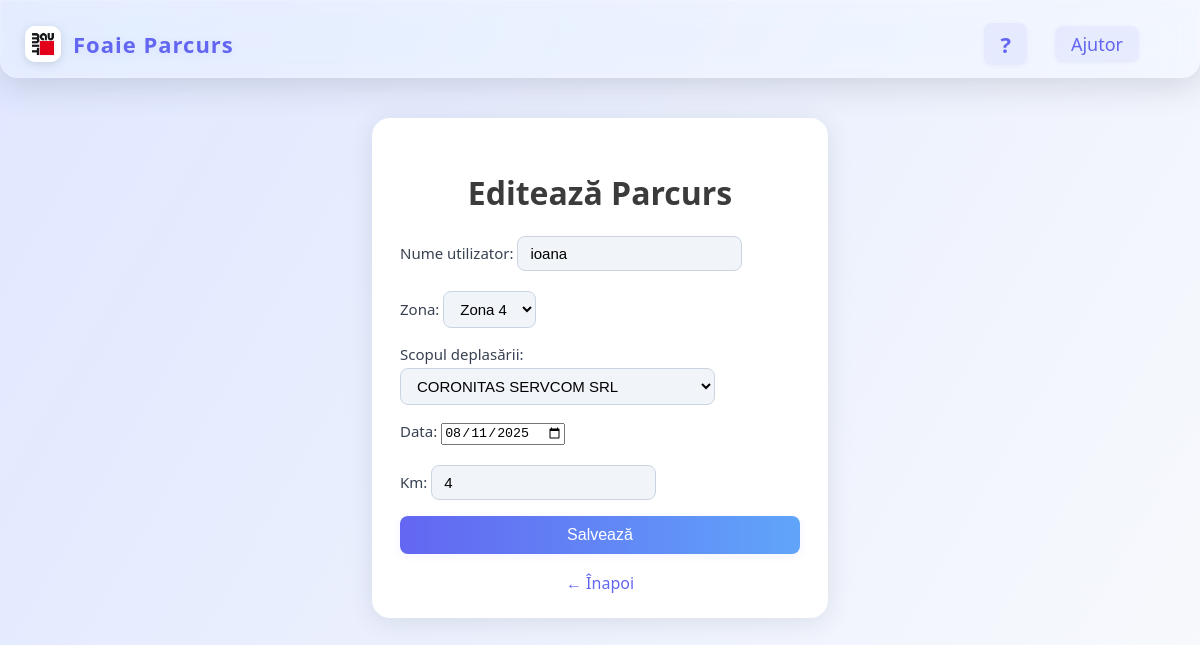
The app's page /edit/3 (signed in), older data.
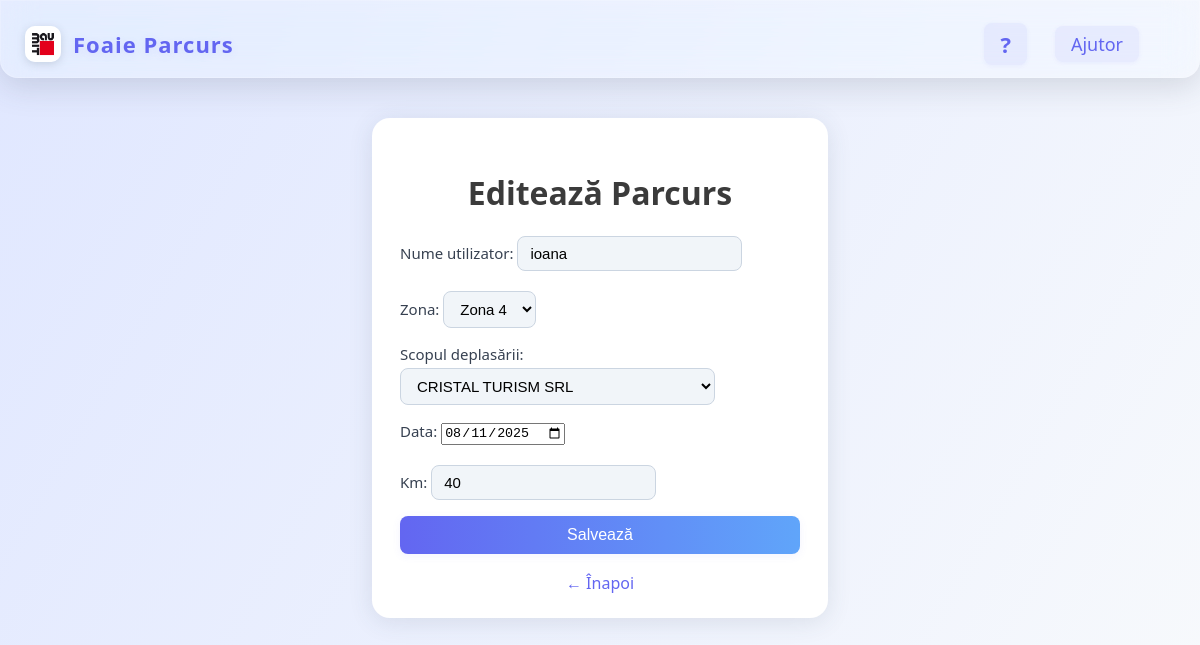
The same page, newer data.
### tables this page shows
CREATE TABLE parcurs (
            id INTEGER PRIMARY KEY AUTOINCREMENT,
            username TEXT NOT NULL,
            zona TEXT NOT NULL,
            scop TEXT,
            km INTEGER NOT NULL,
            data TEXT NOT NULL
        );

### app.py (the view, shortened to what this page needs)
@app.route('/edit/<int:id>', methods=['GET', 'POST'])
def edit(id):
    if 'username' not in session:
        return redirect(url_for('login'))
    username = session['username']
    conn = sqlite3.connect(DB_NAME)
    c = conn.cursor()
    if username == 'Admin':
        c.execute('SELECT * FROM parcurs WHERE id=?', (id,))
        row = c.fetchone()
        conn.close()
        if not row:
            return "Nu există această înregistrare!", 404
        return render_template('edit.html', row=row, is_admin=True)

### templates/edit.html (shortened to what this page needs)
<!DOCTYPE html>
<html lang="ro">
<head>
</head>
<body>
    {% include 'topbar.html' %}
    <div class="container">
        <h1>Editează Parcurs</h1>
        <form method="post">
            {% if is_admin %}
            <label>Nume utilizator:
                <input type="text" name="username" value="{{ row[1] }}" required>
            </label>
            {% endif %}
            <label>Zona:
                <select name="zona" id="zona-select" required>
                    <option value="Zona 4" {% if row[2] == 'Zona 4' %}selected{% endif %}>Zona 4</option>
                </select>
            </label>
            <label>Scopul deplasării:
                <select name="scop" id="scop-select" required>
                    <option value="">Selectează scopul</option>
                </select>
            </label>
            <label>Data:
                <input type="date" name="data" value="{{ row[5] }}">
            </label>
            <label>Km:
                <input type="number" name="km" value="{{ row[4] }}" required>
            </label>
            <button type="submit">Salvează</button>
        </form>
        <a href="/">&larr; Înapoi</a>
    </div>
</body>
</html>

Row changes from the older to the newer data that the page shows:
changed parcurs "ioana": km "4" → "40"
Text that changed along with them:
form field scop: "CORONITAS SERVCOM SRL" → "CRISTAL TURISM SRL"
